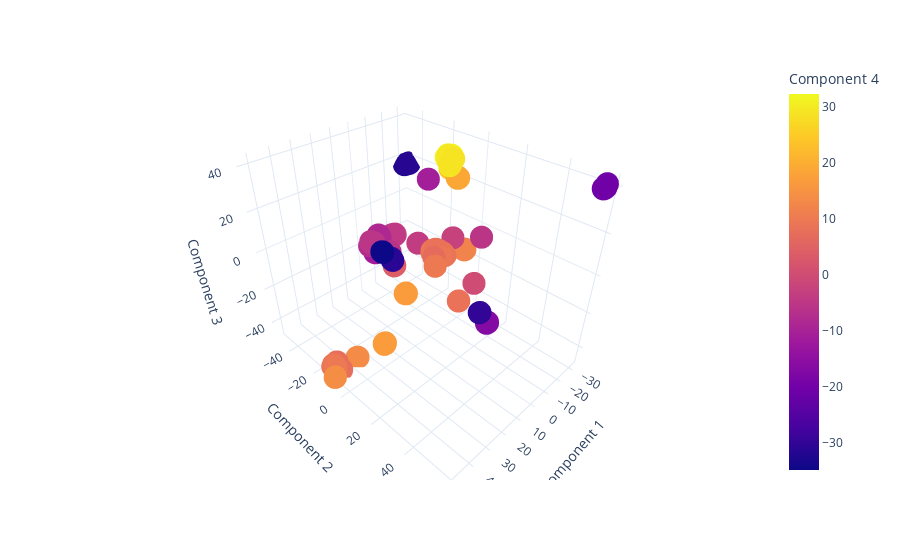

Write notebook code for a chart like this one.
### Markdown cell above
#### Visualise the results

### Code cell
fig = px.scatter_3d(
    data_frame=reduced_df,
    x="Component 1",
    y="Component 2",
    z="Component 3",
    color="Component 4",
    hover_data=[
        "taxon_id",
        "media_id"
    ],
    template="plotly_white"
)
fig.show()

### Figure 1 — Plotly figure (JSON) as saved in the notebook; plotly's stock layout.template omitted (floating-point values rounded to 4 significant figures; data arrays with more than 128 entries replaced by an {"elided": "..."} marker saying what was removed)
{"data": [{"customdata": {"elided": "5902x2 str values"}, "hovertemplate": "Component 1=%{x}<br>Component 2=%{y}<br>Component 3=%{z}<br>taxon_id=%{customdata[0]}<br>media_id=%{customdata[1]}<br>Component 4=%{marker.color}<extra></extra>", "legendgroup": "", "marker": {"color": {"elided": "5902 float values"}, "coloraxis": "coloraxis", "symbol": "circle"}, "mode": "markers", "name": "", "scene": "scene", "showlegend": false, "type": "scatter3d", "x": {"elided": "5902 float values"}, "y": {"elided": "5902 float values"}, "z": {"elided": "5902 float values"}}], "layout": {"coloraxis": {"colorbar": {"title": {"text": "Component 4"}}, "colorscale": [[0, "#0d0887"], [0.1111, "#46039f"], [0.2222, "#7201a8"], [0.3333, "#9c179e"], [0.4444, "#bd3786"], [0.5556, "#d8576b"], [0.6667, "#ed7953"], [0.7778, "#fb9f3a"], [0.8889, "#fdca26"], [1, "#f0f921"]]}, "legend": {"tracegroupgap": 0}, "margin": {"t": 60}, "scene": {"domain": {"x": [0, 1], "y": [0, 1]}, "xaxis": {"title": {"text": "Component 1"}}, "yaxis": {"title": {"text": "Component 2"}}, "zaxis": {"title": {"text": "Component 3"}}}}}
